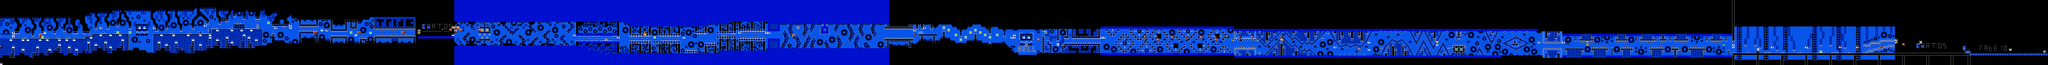

Below is a game level as drawn by its tile map, then a one-line description and the .tmx that defines it (tile-layer data replaced by summaries):
An orthogonal 843x27 tile map with 16x16 px tiles, 2 tile layers (SP, ...), 2 tilesets.

<map version="1.10" tiledversion="1.11.2" orientation="orthogonal" renderorder="right-down" width="843" height="27" tilewidth="16" tileheight="16" infinite="0" nextlayerid="3" nextobjectid="1">
 <editorsettings>
  <chunksize width="16" height="27" />
  <export target="../LEVELS/LEVEL DATA/backontrack.csv" format="csv" />
 </editorsettings>
 <tileset firstgid="1" name="famidash" tilewidth="16" tileheight="16" tilecount="256" columns="16">
  <image source="../GRAPHICS/famidash.bmp" width="256" height="256" />
 </tileset>
 <tileset firstgid="257" name="sprites" tilewidth="16" tileheight="16" tilecount="256" columns="16">
  <image source="../GRAPHICS/sprites.png" width="256" height="256" />
 </tileset>
 <layer id="1" width="843" height="27">
  <data>[22761 cells, 22761 non-empty, 133 distinct tile ids]</data>
 </layer>
 <layer id="2" name="SP" width="843" height="27">
  <data>[22761 cells, 181 non-empty, 47 distinct tile ids]</data>
 </layer>
</map>
